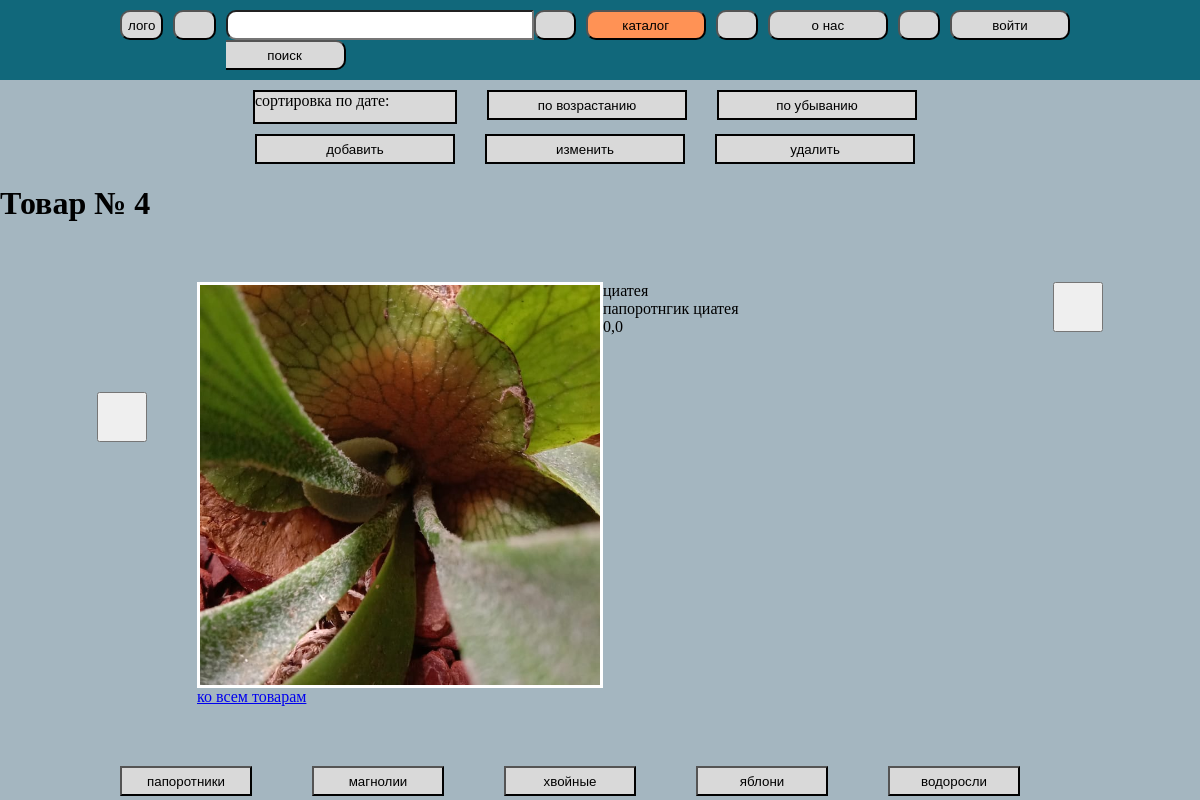
/catalog/4/, run on the app's committed database.
### bazaapp/models.py (models this page shows, shortened)
class Product(models.Model):
    title = models.CharField(max_length=20)
    tekst = models.TextField()
    price = models.FloatField(default = 0.0)
    data_create = models.DateTimeField(auto_now_add = True)
    vnalicii = models.BooleanField()
    image = models.ImageField(null = True, upload_to='images')
    category = models.ForeignKey(Category, on_delete=models.CASCADE)
    def get_absolute_url(self):
        return reverse('product_number', args=[str(self.id)])

### bazaapp/views.py (the view)
# urls.py: path('catalog/<int:pk>/', ProductDetail.as_view(), name='product_number'),
class ProductDetail(DetailView):
    model = Product
    template_name = 'product.html'
    context_object_name = 'product'

### templates/product.html (shortened to what this page needs)
{% extends 'flatpages/default.html' %}
{% block 5 %}class="buttonactive"{% endblock 5 %}
{% block content %}
   <h1>Товар № {{ product.id }}</h1>
<div class="product">
    <div class="divbutton-nazad">
        {% if product.get_previous_by_data_create.get_absolute_url %}
        <form action="{{ product.get_previous_by_data_create.get_absolute_url }}">
        <button class="button-nazad"></button>
        </form>
        {% endif %}
    </div>
           <div class="item_product2">
               <div class="item_product">
               <div class="image" style="background-image: url(/media/{{ product.image }})"></div>
               <div class="item-info">
               <p>{{ product.title }}</p>
               <p>{{ product.tekst }}</p>
               <p>{{ product.price }}</p>
               </div>
               </div>
               <p><a href="{% url 'product' %}">ко всем товарам</a></p>
           </div>
    {% if product.get_next_by_data_create.get_absolute_url %}
    <form action="{{ product.get_next_by_data_create.get_absolute_url }}">
    <div class="divbutton-vpered"><button class="button-vpered"></button></div>
    </form>
    {% endif %}
</div>
{% endblock content %}

### static/css/styles2.css (style rules this page uses)
body { margin: 0px; padding: 0px; background-color: #A4B6C0; }
p { margin: 0px; padding: 0px; }
.product { margin: 50px 0 50px 0; display: flex; justify-content: center; }
.divbutton-nazad { margin: 10% 50px 10% 0; }
.button-nazad { width: 50px; height: 50px; }
.divbutton-vpered { margin: 10% 0 10% 50px; }
.button-vpered { width: 50px; height: 50px; }
.item_product2 { padding: 10px 0; }
.item_product { display: flex; flex-wrap: wrap; justify-content: flex-start; }
.item_product .image { width:400px; height:400px; background-size: cover; background-position: center center; background-repeat: no-repeat; border: 3px solid #ffffff; }
.item_product .item-info { padding: 0 0; }
.item-info p { width:400px }

### data on the page
Product: id "4", image (picture), title "циатея", tekst "папоротнгик циатея", price "0,0"
